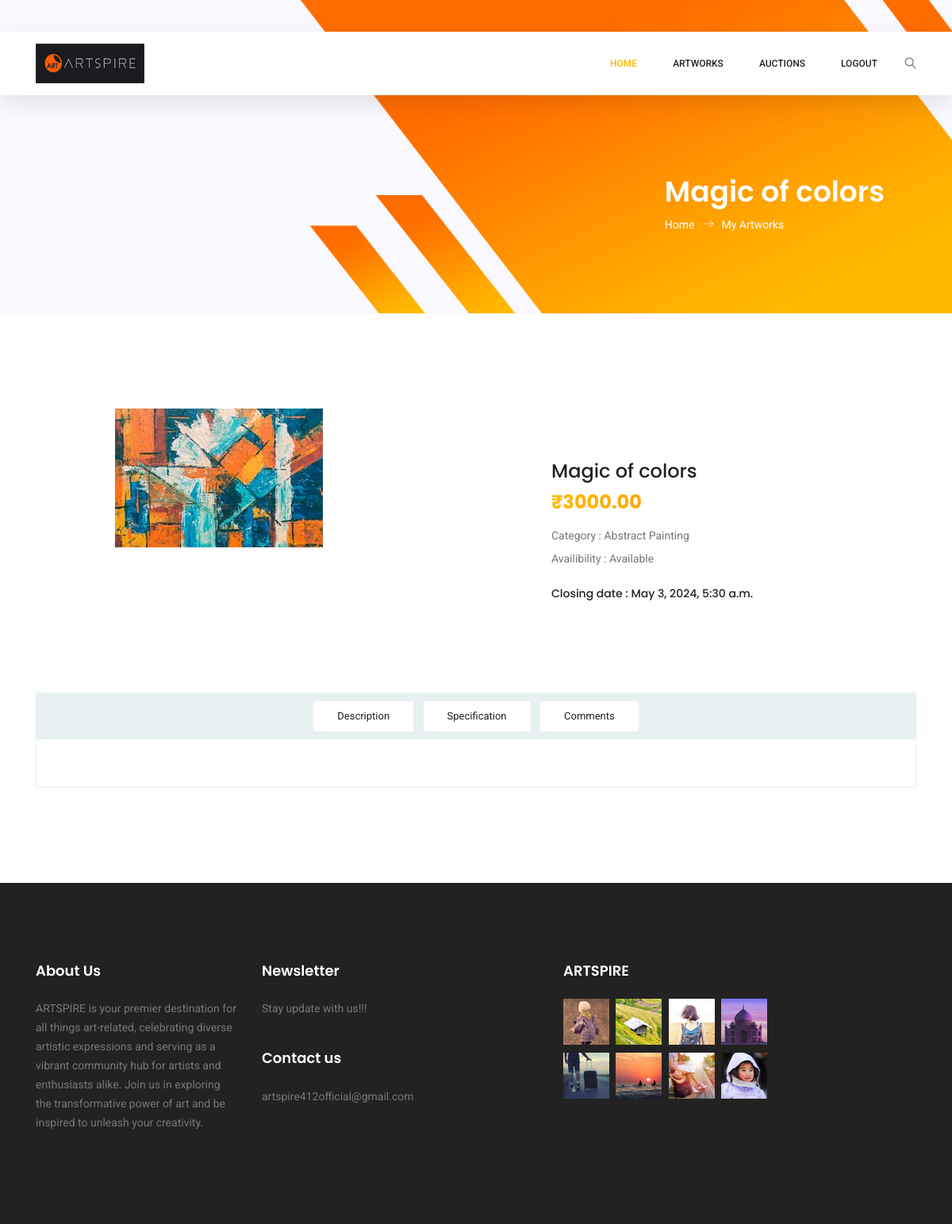
/artworkDetailSeller/1/ (signed in), run on the app's committed database.
### Artapp/models.py (models this page shows, shortened)
class Artwork(models.Model):
    title = models.CharField(max_length=100)
    category = models.ForeignKey(Category, on_delete=models.CASCADE)
    aimg = ResizedImageField(size=[262, 280], default='/static/img/default-artwork.jpg')
    Description = models.TextField()
    creationDate = models.DateField()
    seller = models.ForeignKey(Seller, on_delete=models.CASCADE, related_name='artworks_seller')
    artworkStatus = models.BooleanField(null=False, default=True)
    width = models.FloatField(default=0.0)
    height = models.FloatField(default=0.0)
    frame = models.CharField(max_length=30, default='No')
    condition = models.CharField(max_length=50, default='Good')

class Auction(models.Model):
    artwork = models.ForeignKey(Artwork, on_delete=models.CASCADE)
    startDate = models.DateTimeField()
    endDate = models.DateTimeField()
    basePrice = models.DecimalField(max_digits=10, decimal_places=2)
    auctionStatus = models.BooleanField()
    winner=models.ForeignKey(Buyer, on_delete=models.CASCADE, null=True)

class Category(models.Model):
    name = models.CharField(max_length=100)
    image = ResizedImageField(size=[300, 300], crop=['middle', 'center'])
    created_at = models.DateTimeField(auto_now_add=True)
    updated_at = models.DateTimeField(auto_now=True)
    def __str__(self):
        return self.name

### ARTSPIRE/views.py (the view)
# urls.py: path('artworkDetailSeller/<int:id>/', views.ArtworkDetailSeller, name='artworkDetailSeller'),
def ArtworkDetailSeller(request, id):
    request.session['username']=request.session['username']
    artworkDetail = get_object_or_404(Artwork, id=id)
    request.session['art']=artworkDetail.id
    auctionDetail = get_object_or_404(Auction, artwork=artworkDetail)
    if request.method == 'POST':
        comment_text = request.POST.get('message')
        comment = Comment(artwork=artworkDetail, user=request.user, commentText=comment_text, datePosted=timezone.now())
        comment.save()
        return redirect('artworkDetailSeller', id=id)
    commentDetails = Comment.objects.filter(artwork=artworkDetail)
    return render(request, 'artworkDetailSeller.html', {'artworkDetail': artworkDetail, 'auctionDetail': auctionDetail, 'commentDetails': commentDetails})

### templates/artworkDetailSeller.html (shortened to what this page needs)
{% extends 'masterSeller.html' %}
{% block body %}
	<section class="banner-area organic-breadcrumb">
		<div class="container">
			<div class="breadcrumb-banner d-flex flex-wrap align-items-center justify-content-end">
				<div class="col-first">
					<h1>{{artworkDetail.title}}</h1>
					<nav class="d-flex align-items-center">
						<a href="{% url 'indexSeller' %}">Home<span class="lnr lnr-arrow-right"></span></a>
						<a href="{% url 'viewAllArtSeller' %}">My Artworks</a>
					</nav>
				</div>
			</div>
		</div>
	</section>
	<div class="product_image_area">
		<div class="container">
			<div class="row s_product_inner">
				<div class="col-lg-6">
                    <div class="single-prd-item" style="margin-left:100px;">
                        <img class="img-fluid" src="{{ artworkDetail.aimg.url }}" alt="">
                    </div>
				</div>
				<div class="col-lg-5 offset-lg-1">
					<div class="s_product_text">
						<h3>{{artworkDetail.title}}</h3>
						<h2>₹{{auctionDetail.basePrice}}</h2>
						<ul class="list">
							<li><span>Category</span> : {{artworkDetail.category}}</a></li>
							<li><span>Availibility</span> : {% if artworkDetail.artworkStatus %} Available
							{% else %}
								Sold
							{% endif %}</li>
						</ul>
						<br>
						<h6>Closing date : {{auctionDetail.endDate}}</h6>
						<br><br>
					</div>
				</div>
			</div>
		</div>
	</div>
	<section class="product_description_area">
		<div class="container">
			<ul class="nav nav-tabs" id="myTab" role="tablist">
				<li class="nav-item">
					<a class="nav-link" id="home-tab" data-toggle="tab" href="#home" role="tab" aria-controls="home" aria-selected="true">Description</a>
				</li>
				<li class="nav-item">
					<a class="nav-link" id="profile-tab" data-toggle="tab" href="#profile" role="tab" aria-controls="profile"
					 aria-selected="false">Specification</a>
				</li>
				<li class="nav-item">
					<a class="nav-link" id="contact-tab" data-toggle="tab" href="#contact" role="tab" aria-controls="contact"
					 aria-selected="false">Comments</a>
				</li>
			</ul>
			<div class="tab-content" id="myTabContent">
			</div>
		</div>
	</section>
{% endblock %}

### data on the page
Artwork: title "Magic of colors", aimg (picture), category "Abstract Painting"
Auction: basePrice "3000.00", endDate "May 3, 2024, 5:30 a.m."
